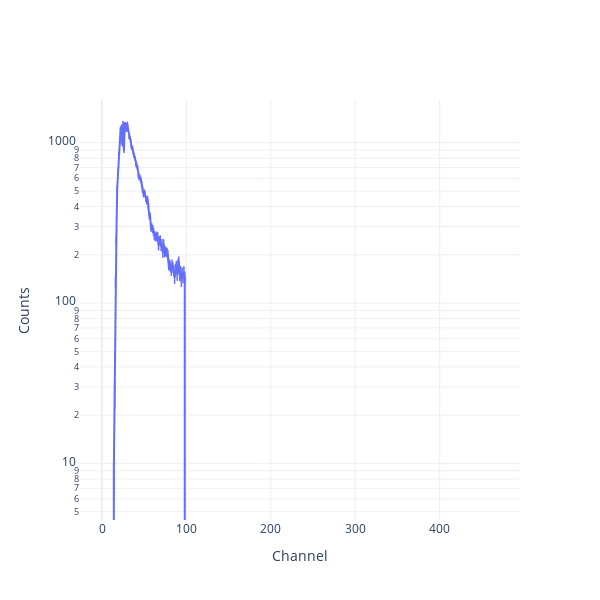

Notebook code cell kept with this figure:
### Code cell
fig = Plot.spectrum(me_src2, show=True)

### Figure 1 — Plotly figure (JSON) as saved in the notebook; plotly's stock layout.template omitted (floating-point values rounded to 4 significant figures; data arrays with more than 128 entries replaced by an {"elided": "..."} marker saying what was removed)
{"data": [{"error_y": {"array": {"elided": "470 float values"}, "thickness": 1.5, "type": "data", "width": 0}, "mode": "lines", "showlegend": false, "type": "scatter", "x": {"elided": "470 int values"}, "y": {"elided": "470 int values"}}], "layout": {"height": 600, "legend": {"x": 1, "xanchor": "right", "y": 1, "yanchor": "bottom"}, "width": 600, "xaxis": {"title": {"text": "Channel"}}, "yaxis": {"title": {"text": "Counts"}, "type": "log"}}}
